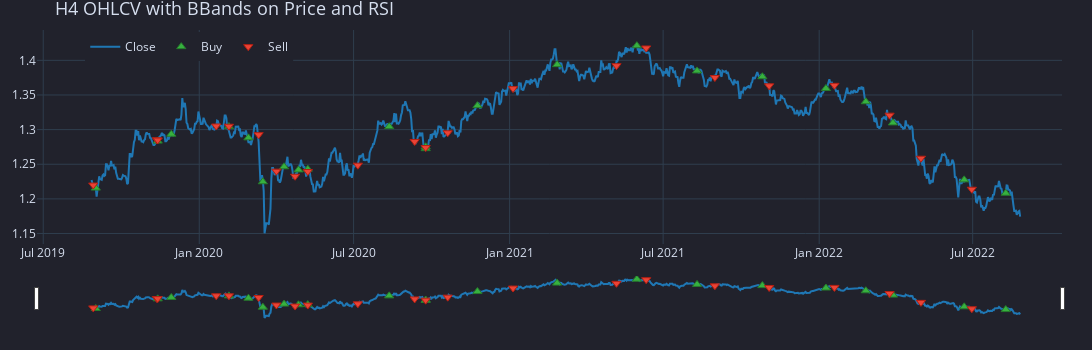

Notebook cell for this chart:
### Code cell
# pf_2_bb_custom.orders.plot(xaxis=dict(rangeslider_visible=True),**kwargs1).show()
pf_2_bb_custom.orders.resample("1d").plot(xaxis=dict(rangeslider_visible=True),**kwargs1).show()

### Figure 1 — Plotly figure (JSON) as saved in the notebook; plotly's stock layout.template omitted (floating-point values rounded to 4 significant figures; data arrays with more than 128 entries replaced by an {"elided": "..."} marker saying what was removed)
{"data": [{"line": {"color": "#1f77b4"}, "mode": "lines", "name": "Close", "showlegend": true, "type": "scatter", "uid": "5112180c-953f-4f00-9ee5-7c2c3dc75ea4", "x": {"elided": "1096 str values"}, "y": {"elided": "1096 float values"}}, {"customdata": {"elided": "22x9 mixed values"}, "hovertemplate": "<br>Order Id: %{customdata[0]}\n<br>Signal Index: %{customdata[1]}\n<br>Creation Index: %{customdata[2]}\n<br>Fill Index: %{customdata[3]}\n<br>Size: %{customdata[4]:,}\n<br>Price: %{customdata[5]:,}\n<br>Fees: %{customdata[6]:,}\n<br>Type: %{customdata[7]}\n<br>Stop Type: %{customdata[8]}", "marker": {"color": "#37B13F", "line": {"color": "rgb(38,123,44)", "width": 1}, "size": 8, "symbol": "triangle-up"}, "mode": "markers", "name": "Buy", "type": "scatter", "uid": "3c54c778-5181-48c8-bd9f-7e54a97d78e7", "x": ["2019-09-01T00:00:00+00:00", "2019-11-13T00:00:00+00:00", "2019-11-29T00:00:00+00:00", "2020-02-05T00:00:00+00:00", "2020-02-28T00:00:00+00:00", "2020-03-16T00:00:00+00:00", "2020-04-10T00:00:00+00:00", "2020-04-27T00:00:00+00:00", "2020-05-08T00:00:00+00:00", "2020-08-12T00:00:00+00:00", "2020-09-24T00:00:00+00:00", "2020-09-24T00:00:00+00:00", "2020-11-24T00:00:00+00:00", "2021-02-26T00:00:00+00:00", "2021-05-31T00:00:00+00:00", "2021-08-10T00:00:00+00:00", "2021-10-26T00:00:00+00:00", "2022-01-09T00:00:00+00:00", "2022-02-25T00:00:00+00:00", "2022-03-29T00:00:00+00:00", "2022-06-21T00:00:00+00:00", "2022-08-09T00:00:00+00:00"], "y": [1.216, 1.283, 1.293, 1.304, 1.288, 1.225, 1.246, 1.242, 1.243, 1.304, 1.273, 1.275, 1.335, 1.394, 1.421, 1.385, 1.376, 1.359, 1.34, 1.31, 1.227, 1.208]}, {"customdata": {"elided": "22x9 mixed values"}, "hovertemplate": "<br>Order Id: %{customdata[0]}\n<br>Signal Index: %{customdata[1]}\n<br>Creation Index: %{customdata[2]}\n<br>Fill Index: %{customdata[3]}\n<br>Size: %{customdata[4]:,}\n<br>Price: %{customdata[5]:,}\n<br>Fees: %{customdata[6]:,}\n<br>Type: %{customdata[7]}\n<br>Stop Type: %{customdata[8]}", "marker": {"color": "#EA4335", "line": {"color": "rgb(181,31,18)", "width": 1}, "size": 8, "symbol": "triangle-down"}, "mode": "markers", "name": "Sell", "type": "scatter", "uid": "72038d41-2ea1-47b0-b078-4b6b4a07d023", "x": ["2019-08-29T00:00:00+00:00", "2019-11-12T00:00:00+00:00", "2019-11-13T00:00:00+00:00", "2020-01-21T00:00:00+00:00", "2020-02-05T00:00:00+00:00", "2020-03-11T00:00:00+00:00", "2020-04-01T00:00:00+00:00", "2020-04-23T00:00:00+00:00", "2020-05-08T00:00:00+00:00", "2020-07-06T00:00:00+00:00", "2020-09-11T00:00:00+00:00", "2020-09-24T00:00:00+00:00", "2020-10-20T00:00:00+00:00", "2021-01-05T00:00:00+00:00", "2021-05-07T00:00:00+00:00", "2021-06-11T00:00:00+00:00", "2021-08-31T00:00:00+00:00", "2021-11-03T00:00:00+00:00", "2022-01-19T00:00:00+00:00", "2022-03-25T00:00:00+00:00", "2022-05-01T00:00:00+00:00", "2022-06-30T00:00:00+00:00"], "y": [1.22, 1.285, 1.285, 1.305, 1.305, 1.293, 1.24, 1.233, 1.24, 1.249, 1.283, 1.274, 1.295, 1.359, 1.392, 1.418, 1.375, 1.363, 1.364, 1.321, 1.259, 1.214]}], "layout": {"height": 350, "legend": {"orientation": "h", "traceorder": "normal", "x": 0.25, "xanchor": "right", "y": 0.99, "yanchor": "top"}, "margin": {"b": 30, "l": 30, "r": 30, "t": 30}, "title": {"font": {"size": 18}, "text": "H4 OHLCV with BBands on Price and RSI"}, "width": 1280, "xaxis": {"rangeslider": {"visible": true}}}}
